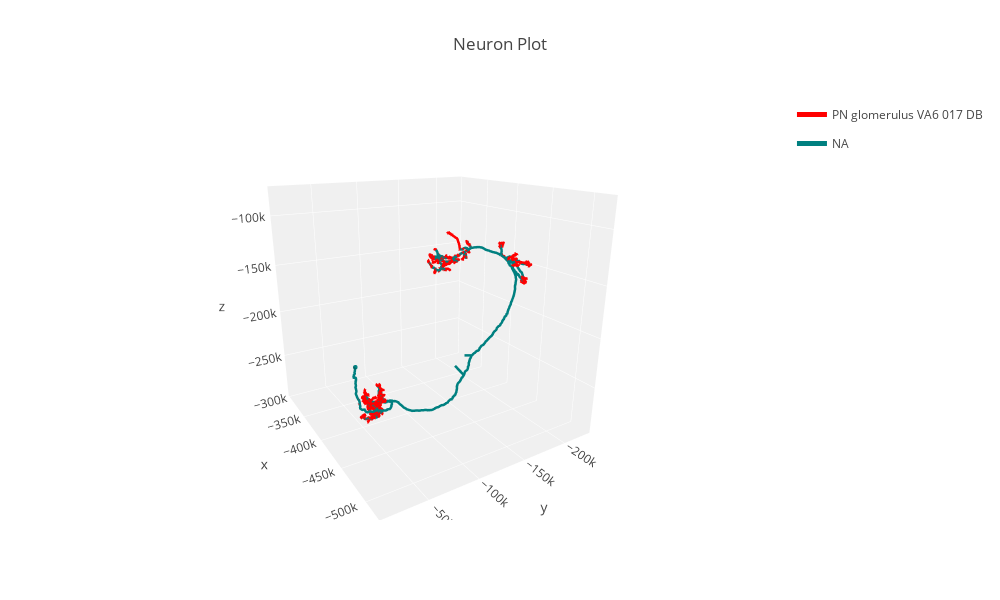

Notebook cell for this chart:
### Code cell
fig = pymaid.plot3d( [neuron_py,pruned_py], backend='plotly', width=1000 )
pyoff.iplot(fig)
